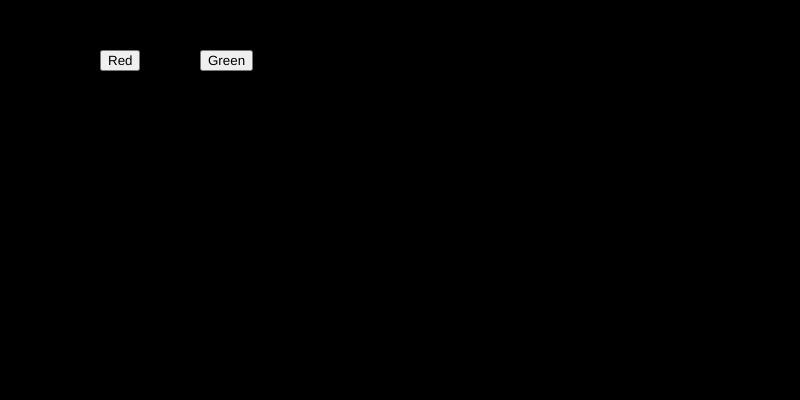
Frame 1 (no input)
Frame 60 (no input): identical to frame 1, image omitted
Frame 120 (the mouse pressed at the canvas centre since frame 60): identical to frame 1, image omitted

The p5.js sketch that drew this single still picture (run headless with seeded random() and noise() and a simulated clock; from frame 60 on, the mouse is pressed at the canvas centre):

// p5.js sketch
// ── sketch.js
var btn_red;
var btn_green;

var r = 0;
var g = 0;
var b = 0;

function setup() {
  createCanvas(800, 400); 
  
  btn_red = createButton("Red");
  btn_red.position(100, 50);
  btn_red.mousePressed(red_btn);

  btn_green = createButton("Green");
  btn_green.position(200, 50);
  btn_green.mousePressed(green_btn);
}

function draw() 
{
  background(r,g,b);
}

function red_btn()
{
  r = 225;
  g = 0;
  b = 0;
}

function green_btn()
{
  r = 0;
  g = 225;
  b = 0;
}
